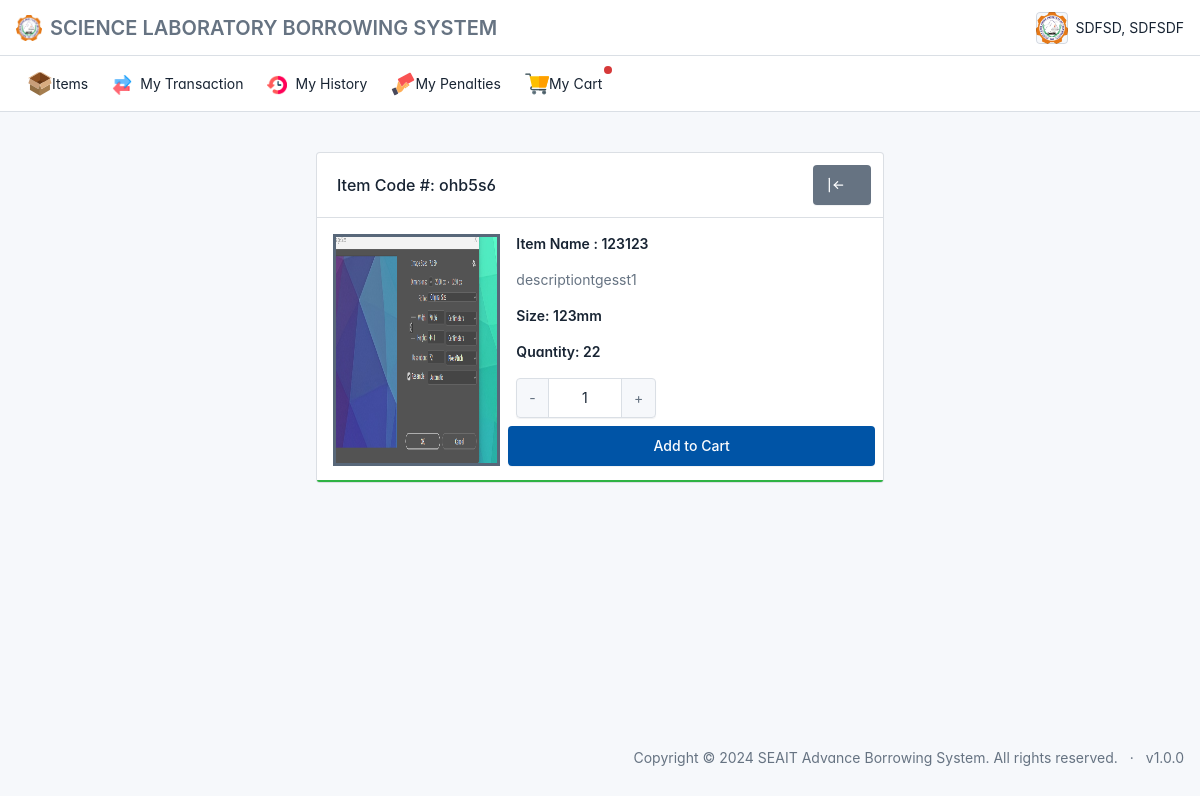
/user/borrowslip.php?code=ohb5s6 (signed in), run on an earlier commit of the app's database.
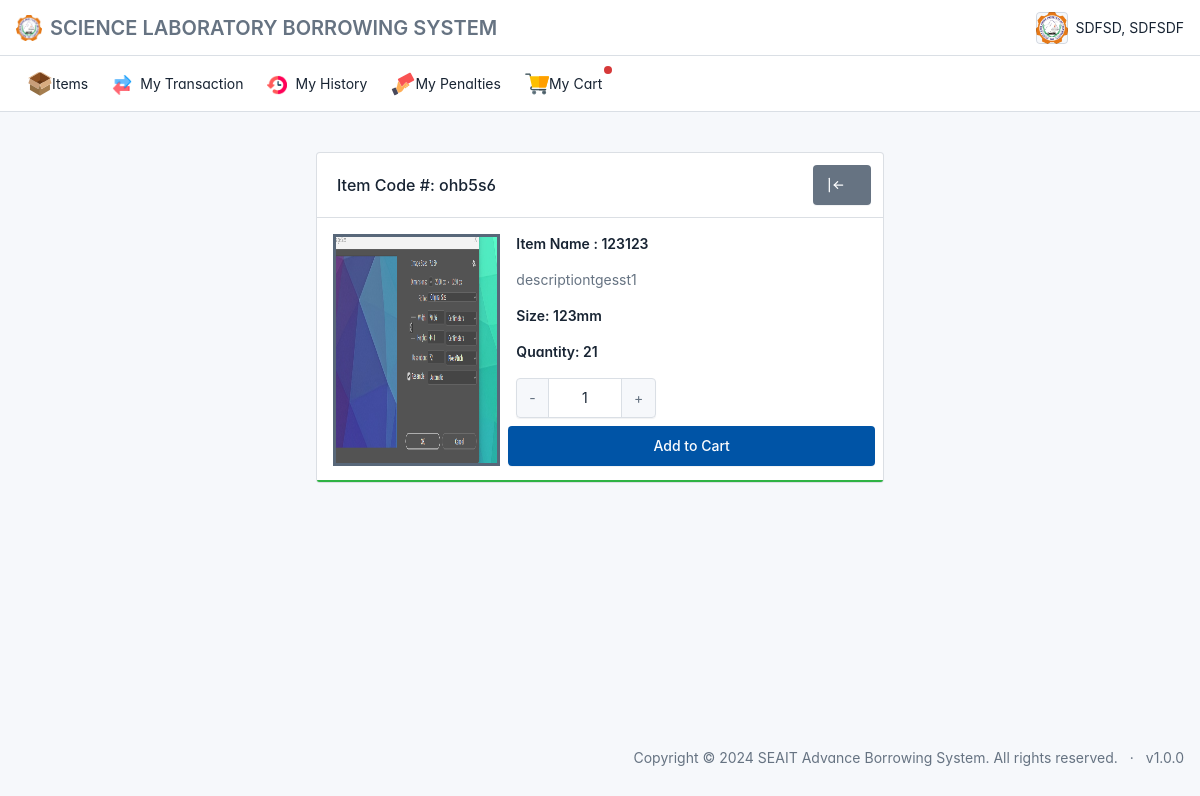
And on a later commit of the database.
### tables this page shows
CREATE TABLE IF NOT EXISTS `tbl_item` (
  `item_code` varchar(100) NOT NULL,
  `item_name` varchar(100) NOT NULL,
  `category_id` int NOT NULL,
  `size_id` int NOT NULL,
  `quantity` int NOT NULL DEFAULT '0',
  `status` int NOT NULL,
  `description` varchar(100) NOT NULL,
  `img_path` varchar(100) NOT NULL,
  `date_created` datetime NOT NULL DEFAULT CURRENT_TIMESTAMP,
  PRIMARY KEY (`item_code`),
  KEY `fk_category_id` (`category_id`),
  KEY `fk_size_id` (`size_id`)
);

CREATE TABLE IF NOT EXISTS `tbl_size` (
  `size_id` int NOT NULL AUTO_INCREMENT,
  `size_description` varchar(100) NOT NULL,
  PRIMARY KEY (`size_id`)
);

### user/borrowslip.php (the view, shortened to what this page needs)
<?php include '../connection.php';
?>
<!doctype html>
<html lang="en">
<?php include '../components/head.php' ?>
<body class="layout-fluid">
  <div class="page">
    <?php include '../components/navbar.php' ?>
    <?php include '../components/usersidebar.php' ?>
    <div class="page-wrapper">
      <div class="page-body">
        <div class="container-xl">
          <div class="row row-deck row-cards d-flex justify-content-center my-auto mx-auto">
            <div class="col-lg-6">
              <div class="card ">
                <div class="card-status-bottom bg-success"></div>
                <div class="card-header">
                  <div>
                    <h3 class="card-title">
                      <?php
                      $code = $_GET['code'];
                      $sql = "SELECT
                       inv.item_name,
                       inv.item_code,
                       inv.quantity,
                       inv.img_path,
                       ts.size_description,
                       inv.description
                     FROM
                       tbl_item inv
                     LEFT JOIN tbl_size ts ON
                       inv.size_id = ts.size_id
                     WHERE
                       inv.item_code = '$code' AND inv.status = 1";
                      $rs = $conn->query($sql);
                      $row = $rs->fetch_assoc();
                      ?>
                      Item Code #: <?php echo $row['item_code'] ?>
                    </h3>
                  </div>
                  <div class="card-actions">
                    <a href="index.php" class="btn btn-secondary d-none d-sm-inline-block">
                    </a>
                  </div>
                </div>
                <div class="card-body p-3">
                  <div class="row">
                    <div class="col-lg-4">
                      <img id="ImgID" class="h-100 img-fluid border border-3 bg-secondary" src="../static/item/<?php echo $row['img_path'] ?>" style="border:2px solid gray">
                    </div>
                    <div class="col-lg-8">
                      <div class="row">
                        <div class="col-lg-12">
                          <div class="mb-3">
                            <h4 class="text-capitalize">Item Name : <?php echo $row['item_name'] ?></h4>
                          </div>
                        </div>
                        <div class="col-lg-12">
                          <div class="mb-3">
                            <p class="text-muted"><?php echo $row['description'] ?></p>
                          </div>
                        </div>
                        <div class="col-lg-12">
                          <div class="mb-3">
                            <h4 class="text-capitalize">Size: <?php echo $row['size_description'] ?></h4>
                          </div>
                        </div>
                        <div class="col-lg-12">
                          <div class="mb-3">
                            <h4>Quantity: <?php echo $row['quantity'] ?> </h4>
                          </div>
                        </div>
                        <div class="d-flex justify-content-between align-center">
                          <div class="input-group" style="width:140px">
                            <button class="input-group-text" id="minus">-</button>
                            <input type="text" class="form-control text-center" id="counter" value="1" autocomplete="off" data-current-quantity=<?php echo $row['quantity'] ?> readonly>
                            <button class="input-group-text" id="add">+</button>
                          </div>
                        </div>
                        <button class="btn btn-primary mt-2" id="proceed">Add to Cart</button>
                      </div>
                    </div>
                  </div>
                </div>
              </div>
            </div>
          </div>
        </div>
      </div>
    </div>
    <?php include '../components/footer.php' ?>
  </div>
</body>
</html>

What changed in the data, as far as the page shows it:
changed tbl_item "ohb5s6": quantity "22" → "21"
